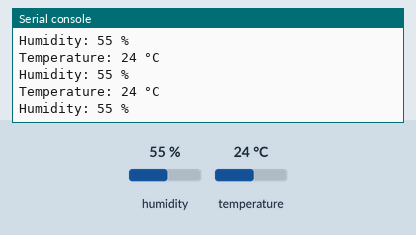
This program was run on a simulated ESP32 board running MicroPython. Parts: the last lines printed to the serial console. Inputs (shaded band) come from the test bench; at power-on: humidity 55 %, temperature 24 °C.

Above: at 1.2 s.
1.3 s: humidity set to 22 %
At 2.0 s:
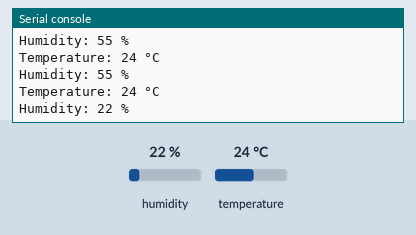
2.8 s: temperature set to 12 °C
At 3.6 s:
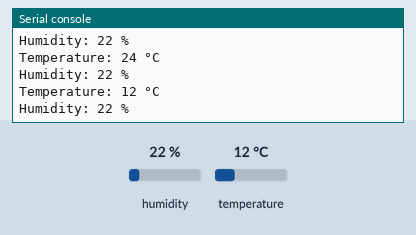
4.3 s: humidity set to 40 %
At 5.2 s:
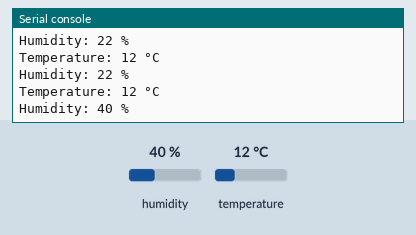
Timing chart, 0 to 7.3 s (numbered marks = the images above; inputs shaded):
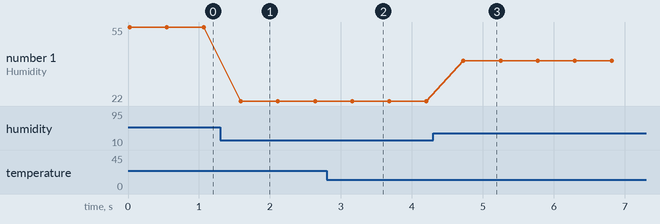

Measured:
- after the input at 1.3 s, the serial console: prints a new line after 0.29 s (image 1)
- after the input at 2.8 s, the serial console: prints a new line after 0.36 s (image 2)
- after the input at 4.3 s, the serial console: prints a new line after 0.43 s (image 3)
- plotted number 1: 55 → 22 after the input at 1.3 s, 22 → 40 after the input at 4.3 s

The program:

temperature.py
```python
from machine import Pin
from dht import DHT11
from time import sleep
dht = DHT11(Pin(13)) #กำหนดขาเซนเซอร์
while True:
  dht.measure() #วัดอุณภูมิและความชื้น

  temperature = dht.temperature() #เก็บค่าอุณหภูมิไว้ใน temperature
  humidity = dht.humidity() #เก็บค่าความชื้นไว้ใน humidity

  print("Temperature:", temperature, "°C") #แสดงอุณภูมิ
  print("Humidity:", humidity, "%") #แสดงความชื้น

  sleep(0.5)
```
